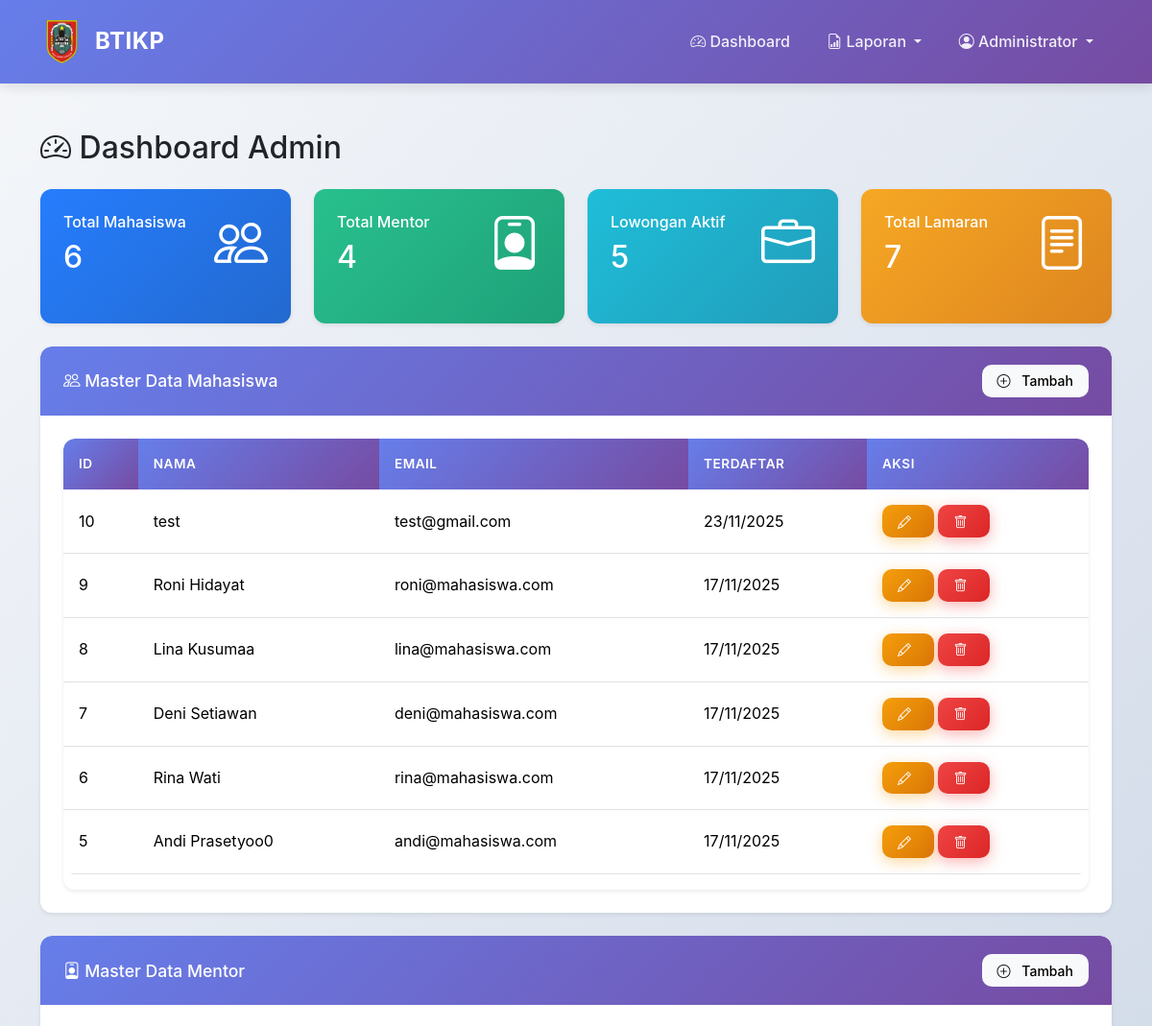
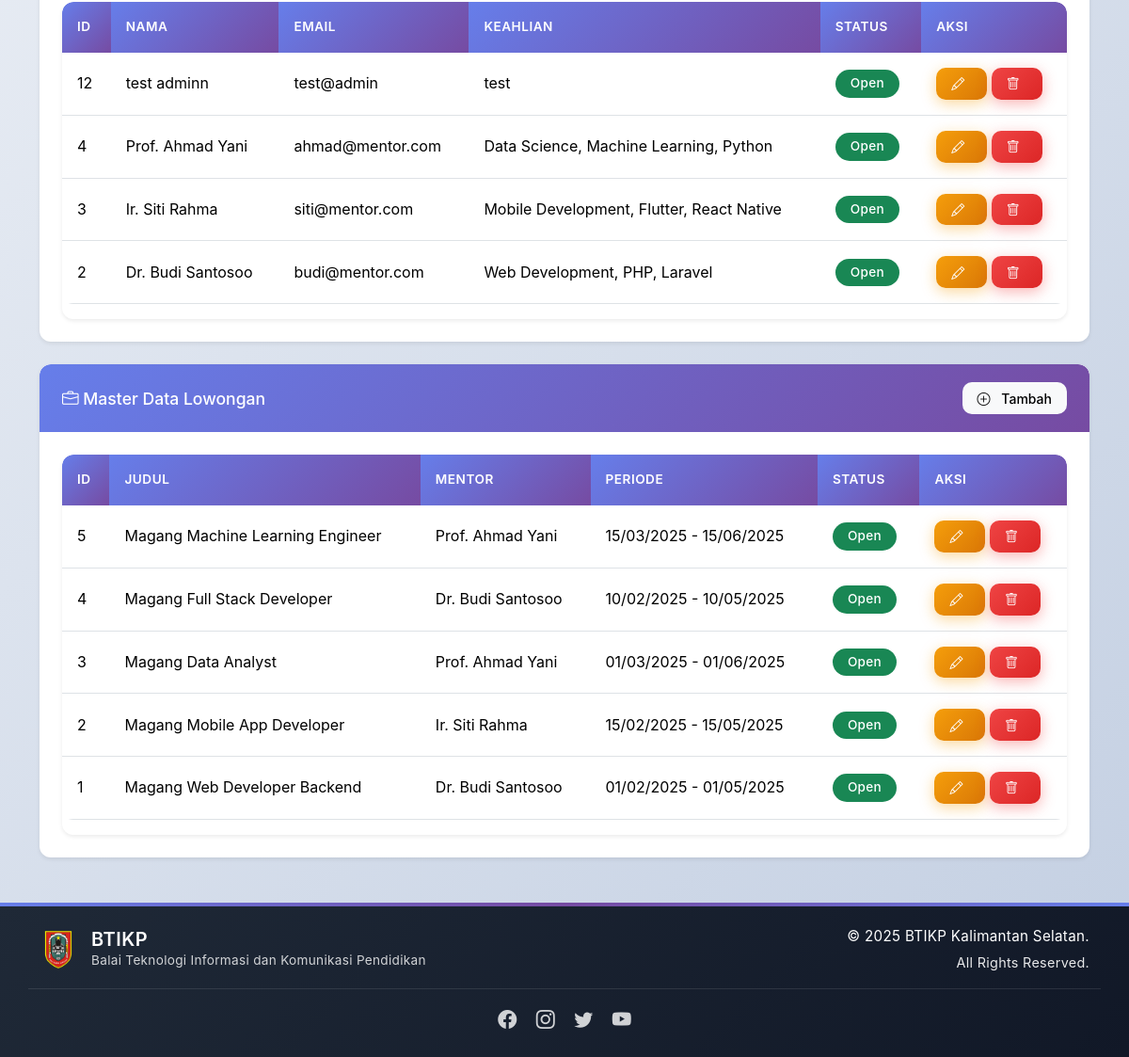
/pages/dashboard_admin.php (signed in), run on the app's committed database (2 pictures, top to bottom).
### tables this page shows
CREATE TABLE `users` (
  `id` int(11) NOT NULL,
  `nama` varchar(100) NOT NULL,
  `email` varchar(100) NOT NULL,
  `password` varchar(255) NOT NULL,
  `role` enum('mahasiswa','mentor','admin') NOT NULL,
  `created_at` datetime DEFAULT CURRENT_TIMESTAMP
);

CREATE TABLE `mentors` (
  `user_id` int(11) NOT NULL,
  `keahlian` varchar(255) NOT NULL,
  `bio` text,
  `status_open` tinyint(1) DEFAULT '1',
  `foto` varchar(255) DEFAULT NULL
);

CREATE TABLE `lowongan` (
  `id` int(11) NOT NULL,
  `judul` varchar(255) NOT NULL,
  `deskripsi` text,
  `mentor_id` int(11) NOT NULL,
  `tgl_mulai` date DEFAULT NULL,
  `tgl_selesai` date DEFAULT NULL,
  `status` enum('open','closed') DEFAULT 'open'
);

### pages/dashboard_admin.php (the view, shortened to what this page needs)
<?php
require_once '../config/database.php';
include '../includes/header.php';
$query_mahasiswa = "SELECT COUNT(*) as total FROM users WHERE role = 'mahasiswa'";
$total_mahasiswa = mysqli_fetch_assoc(mysqli_query($conn, $query_mahasiswa))['total'];
$query_mentor = "SELECT COUNT(*) as total FROM users WHERE role = 'mentor'";
$total_mentor = mysqli_fetch_assoc(mysqli_query($conn, $query_mentor))['total'];
$query_lowongan = "SELECT COUNT(*) as total FROM lowongan WHERE status = 'open'";
$total_lowongan = mysqli_fetch_assoc(mysqli_query($conn, $query_lowongan))['total'];
$query_lamaran = "SELECT COUNT(*) as total FROM lamaran";
$total_lamaran = mysqli_fetch_assoc(mysqli_query($conn, $query_lamaran))['total'];
$query_list_mahasiswa = "SELECT * FROM users WHERE role = 'mahasiswa' ORDER BY id DESC";
$result_mahasiswa = mysqli_query($conn, $query_list_mahasiswa);
$query_list_mentor = "SELECT u.*, m.keahlian, m.bio, m.status_open FROM users u JOIN mentors m ON u.id = m.user_id WHERE u.role = 'mentor' ORDER BY u.id DESC";
$result_mentor = mysqli_query($conn, $query_list_mentor);
$query_list_lowongan = "SELECT l.*, u.nama as nama_mentor FROM lowongan l JOIN users u ON l.mentor_id = u.id ORDER BY l.id DESC";
$result_lowongan = mysqli_query($conn, $query_list_lowongan);
?>
<div class="container my-5">
    <h2 class="mb-4">
        <i class="bi bi-speedometer2"></i> Dashboard Admin
    </h2>
    <div class="row g-4 mb-4">
        <div class="col-md-3">
            <div class="card bg-primary text-white h-100">
                <div class="card-body">
                    <div class="d-flex justify-content-between align-items-center">
                        <div>
                            <h6 class="card-title mb-0">Total Mahasiswa</h6>
                            <h2 class="mt-2 mb-0"><?= $total_mahasiswa ?></h2>
                        </div>
                        <i class="bi bi-people display-4"></i>
                    </div>
                </div>
            </div>
        </div>
        <div class="col-md-3">
            <div class="card bg-success text-white h-100">
                <div class="card-body">
                    <div class="d-flex justify-content-between align-items-center">
                        <div>
                            <h6 class="card-title mb-0">Total Mentor</h6>
                            <h2 class="mt-2 mb-0"><?= $total_mentor ?></h2>
                        </div>
                        <i class="bi bi-person-badge display-4"></i>
                    </div>
                </div>
            </div>
        </div>
        <div class="col-md-3">
            <div class="card bg-info text-white h-100">
                <div class="card-body">
                    <div class="d-flex justify-content-between align-items-center">
                        <div>
                            <h6 class="card-title mb-0">Lowongan Aktif</h6>
                            <h2 class="mt-2 mb-0"><?= $total_lowongan ?></h2>
                        </div>
                        <i class="bi bi-briefcase display-4"></i>
                    </div>
                </div>
            </div>
        </div>
        <div class="col-md-3">
            <div class="card bg-warning text-white h-100">
                <div class="card-body">
                    <div class="d-flex justify-content-between align-items-center">
                        <div>
                            <h6 class="card-title mb-0">Total Lamaran</h6>
                            <h2 class="mt-2 mb-0"><?= $total_lamaran ?></h2>
                        </div>
                        <i class="bi bi-file-text display-4"></i>
                    </div>
                </div>
            </div>
        </div>
    </div>
    <div class="card mb-4">
        <div class="card-header bg-primary text-white d-flex justify-content-between align-items-center">
            <h5 class="mb-0"><i class="bi bi-people"></i> Master Data Mahasiswa</h5>
            <button class="btn btn-light btn-sm" data-bs-toggle="modal" data-bs-target="#addMahasiswaModal">
                <i class="bi bi-plus-circle"></i> Tambah
            </button>
        </div>
        <div class="card-body">
            <div class="table-responsive">
                <table class="table table-hover">
                    <thead>
                        <tr>
                            <th>ID</th>
                            <th>Nama</th>
                            <th>Email</th>
                            <th>Terdaftar</th>
                            <th>Aksi</th>
                        </tr>
                    </thead>
                    <tbody>
                        <?php
                        mysqli_data_seek($result_mahasiswa, 0);
                        while ($row = mysqli_fetch_assoc($result_mahasiswa)):
                        ?>
                        <tr>
                            <td><?= $row['id'] ?></td>
                            <td><?= $row['nama'] ?></td>
                            <td><?= $row['email'] ?></td>
                            <td><?= date('d/m/Y', strtotime($row['created_at'])) ?></td>
                            <td>
                                <button class="btn btn-sm btn-warning" data-bs-toggle="modal" data-bs-target="#editMahasiswaModal<?= $row['id'] ?>">
                                    <i class="bi bi-pencil"></i>
                                </button>
                                <button class="btn btn-sm btn-danger" data-bs-toggle="modal" data-bs-target="#deleteMahasiswaModal<?= $row['id'] ?>">
                                    <i class="bi bi-trash"></i>
                                </button>
                            </td>
                        </tr>
                        <?php endwhile; ?>
                    </tbody>
                </table>
            </div>
        </div>
    </div>
    <div class="card mb-4">
        <div class="card-header bg-success text-white d-flex justify-content-between align-items-center">
            <h5 class="mb-0"><i class="bi bi-person-badge"></i> Master Data Mentor</h5>
            <button class="btn btn-light btn-sm" data-bs-toggle="modal" data-bs-target="#addMentorModal">
                <i class="bi bi-plus-circle"></i> Tambah
            </button>
        </div>
        <div class="card-body">
            <div class="table-responsive">
                <table class="table table-hover">
                    <thead>
                        <tr>
                            <th>ID</th>
                            <th>Nama</th>
                            <th>Email</th>
                            <th>Keahlian</th>
                            <th>Status</th>
                            <th>Aksi</th>
                        </tr>
                    </thead>
                    <tbody>
                        <?php
                        mysqli_data_seek($result_mentor, 0);
                        while ($row = mysqli_fetch_assoc($result_mentor)):
                        ?>
                        <tr>
                            <td><?= $row['id'] ?></td>
                            <td><?= $row['nama'] ?></td>
                            <td><?= $row['email'] ?></td>
                            <td><?= $row['keahlian'] ?></td>
                            <td>
                                <span class="badge bg-<?= $row['status_open'] ? 'success' : 'secondary' ?>">
                                    <?= $row['status_open'] ? 'Open' : 'Closed' ?>
                                </span>
                            </td>
                            <td>
                                <button class="btn btn-sm btn-warning" data-bs-toggle="modal" data-bs-target="#editMentorModal<?= $row['id'] ?>">
                                    <i class="bi bi-pencil"></i>
                                </button>
                                <button class="btn btn-sm btn-danger" data-bs-toggle="modal" data-bs-target="#deleteMentorModal<?= $row['id'] ?>">
                                    <i class="bi bi-trash"></i>
                                </button>
                            </td>
                        </tr>
                        <?php endwhile; ?>
                    </tbody>
                </table>
            </div>
        </div>
    </div>
    <div class="card mb-4">
        <div class="card-header bg-info text-white d-flex justify-content-between align-items-center">
            <h5 class="mb-0"><i class="bi bi-briefcase"></i> Master Data Lowongan</h5>
            <button class="btn btn-light btn-sm" data-bs-toggle="modal" data-bs-target="#addLowonganModal">
                <i class="bi bi-plus-circle"></i> Tambah
            </button>
        </div>
        <div class="card-body">
            <div class="table-responsive">
                <table class="table table-hover">
                    <thead>
                        <tr>
                            <th>ID</th>
                            <th>Judul</th>
                            <th>Mentor</th>
                            <th>Periode</th>
                            <th>Status</th>
                            <th>Aksi</th>
                        </tr>
                    </thead>
                    <tbody>
                        <?php
                        mysqli_data_seek($result_lowongan, 0);
                        while ($row = mysqli_fetch_assoc($result_lowongan)):
                        ?>
                        <tr>
                            <td><?= $row['id'] ?></td>
                            <td><?= $row['judul'] ?></td>
                            <td><?= $row['nama_mentor'] ?></td>
                            <td>
                                <?= date('d/m/Y', strtotime($row['tgl_mulai'])) ?> -
                                <?= date('d/m/Y', strtotime($row['tgl_selesai'])) ?>
                            </td>
                            <td>
                                <span class="badge bg-<?= $row['status'] == 'open' ? 'success' : 'secondary' ?>">
                                    <?= ucfirst($row['status']) ?>
                                </span>
                            </td>
                            <td>
                                <button class="btn btn-sm btn-warning" data-bs-toggle="modal" data-bs-target="#editLowonganModal<?= $row['id'] ?>">
                                    <i class="bi bi-pencil"></i>
                                </button>
                                <button class="btn btn-sm btn-danger" data-bs-toggle="modal" data-bs-target="#deleteLowonganModal<?= $row['id'] ?>">
                                    <i class="bi bi-trash"></i>
                                </button>
                            </td>
                        </tr>
                        <?php endwhile; ?>
                    </tbody>
                </table>
            </div>
        </div>
    </div>
</div>
<?php include '../includes/footer.php'; ?>

### assets/css/style.css (style rules this page uses)
:root { --primary-color: #0d6efd; --primary-dark: #0a58ca; --secondary-color: #6c757d; --success-color: #198754; --info-color: #0dcaf0; --warning-color: #ffc107; --danger-color: #dc3545; --light-bg: #f8f9fa; --dark-text: #212529; --shadow-sm: 0 2px 4px rgba(0,0,0,0.08); --shadow-md: 0 4px 12px rgba(0,0,0,0.1); --shadow-lg: 0 8px 24px rgba(0,0,0,0.12); --border-radius: 12px; --transition: all 0.3s cubic-bezier(0.4, 0, 0.2, 1); }
* { margin: 0; padding: 0; box-sizing: border-box; }
body { font-family: 'Inter', -apple-system, BlinkMacSystemFont, 'Segoe UI', Roboto, 'Helvetica Neue', Arial, sans-serif; line-height: 1.6; color: var(--dark-text); background: linear-gradient(135deg, #f5f7fa 0%, #c3cfe2 100%); min-height: 100vh; overflow-x: hidden; }
html { scroll-behavior: smooth; }
.card { border: none; border-radius: var(--border-radius); box-shadow: var(--shadow-sm); transition: var(--transition); overflow: hidden; background: white; margin-bottom: 1.5rem; }
.card-header { border: none; border-radius: var(--border-radius) var(--border-radius) 0 0 !important; font-weight: 600; padding: 1.2rem 1.5rem; background: linear-gradient(135deg, #667eea 0%, #764ba2 100%); color: white; }
.card-header h5 { margin: 0; font-size: 1.1rem; }
.card-body { padding: 1.5rem; }
.card.bg-primary, .card.bg-success, .card.bg-info, .card.bg-warning { background: linear-gradient(135deg, var(--primary-color) 0%, var(--primary-dark) 100%) !important; border: none; position: relative; overflow: hidden; color: white; }
.card.bg-success { background: linear-gradient(135deg, #10b981 0%, #059669 100%) !important; }
.card.bg-info { background: linear-gradient(135deg, #06b6d4 0%, #0891b2 100%) !important; }
.card.bg-warning { background: linear-gradient(135deg, #f59e0b 0%, #d97706 100%) !important; }
.card.bg-primary::before, .card.bg-success::before, .card.bg-info::before, .card.bg-warning::before { content: ''; position: absolute; top: -50%; right: -50%; width: 200%; height: 200%; background: rgba(255, 255, 255, 0.1); transform: rotate(45deg); transition: var(--transition); }
.btn { border-radius: 10px; padding: 0.6rem 1.5rem; font-weight: 500; transition: var(--transition); border: none; position: relative; overflow: hidden; z-index: 1; }
.btn::before { content: ''; position: absolute; top: 50%; left: 50%; width: 0; height: 0; border-radius: 50%; background: rgba(255, 255, 255, 0.3); transform: translate(-50%, -50%); transition: width 0.6s, height 0.6s; z-index: -1; }
.btn-warning { background: linear-gradient(135deg, #f59e0b 0%, #d97706 100%); box-shadow: 0 4px 15px rgba(245, 158, 11, 0.4); color: white; }
.btn-danger { background: linear-gradient(135deg, #ef4444 0%, #dc2626 100%); box-shadow: 0 4px 15px rgba(239, 68, 68, 0.4); }
.btn-sm { padding: 0.4rem 1rem; font-size: 0.875rem; }
.badge { padding: 0.5rem 1rem; border-radius: 20px; font-weight: 500; font-size: 0.85rem; letter-spacing: 0.3px; }
.table { border-radius: var(--border-radius); overflow: hidden; }
.table thead th { background: linear-gradient(135deg, #667eea 0%, #764ba2 100%); color: white; border: none; font-weight: 600; padding: 1rem; text-transform: uppercase; font-size: 0.85rem; letter-spacing: 0.5px; }
.table tbody tr { transition: var(--transition); }
.table tbody td { padding: 1rem; vertical-align: middle; }
.table-responsive { border-radius: var(--border-radius); box-shadow: var(--shadow-sm); }
.container { animation: fadeIn 0.6s ease; }
.bi { transition: var(--transition); }
.card-title .bi, .btn .bi { margin-right: 0.5rem; }
.table-hover tbody tr { cursor: pointer; }

### data on the page
users: id "10", nama "test", email "test@gmail.com", created_at "23/11/2025"
users: id "9", nama "Roni Hidayat", email "roni@mahasiswa.com", created_at "17/11/2025"
users: id "8", nama "Lina Kusumaa", email "lina@mahasiswa.com", created_at "17/11/2025"
users: id "7", nama "Deni Setiawan", email "deni@mahasiswa.com", created_at "17/11/2025"
users: id "6", nama "Rina Wati", email "rina@mahasiswa.com", created_at "17/11/2025"
users: id "5", nama "Andi Prasetyoo0", email "andi@mahasiswa.com", created_at "17/11/2025"
mentors: user_id "12", user_id.nama "test adminn", user_id.email "test@admin", keahlian "test", status_open "Open"
mentors: user_id "4", user_id.nama "Prof. Ahmad Yani", user_id.email "ahmad@mentor.com", keahlian "Data Science, Machine Learning, Python", status_open "Open"
mentors: user_id "3", user_id.nama "Ir. Siti Rahma", user_id.email "siti@mentor.com", keahlian "Mobile Development, Flutter, React Native", status_open "Open"
mentors: user_id "2", user_id.nama "Dr. Budi Santosoo", user_id.email "budi@mentor.com", keahlian "Web Development, PHP, Laravel", status_open "Open"
lowongan: id "5", judul "Magang Machine Learning Engineer", users.nama "Prof. Ahmad Yani", tgl_mulai "15/03/2025", tgl_selesai "15/06/2025", status "Open"
lowongan: id "4", judul "Magang Full Stack Developer", users.nama "Dr. Budi Santosoo", tgl_mulai "10/02/2025", tgl_selesai "10/05/2025", status "Open"
lowongan: id "3", judul "Magang Data Analyst", users.nama "Prof. Ahmad Yani", tgl_mulai "01/03/2025", tgl_selesai "01/06/2025", status "Open"
lowongan: id "2", judul "Magang Mobile App Developer", users.nama "Ir. Siti Rahma", tgl_mulai "15/02/2025", tgl_selesai "15/05/2025", status "Open"
lowongan: id "1", judul "Magang Web Developer Backend", users.nama "Dr. Budi Santosoo", tgl_mulai "01/02/2025", tgl_selesai "01/05/2025", status "Open"

### other printed values
$_SESSION['nama'] "Administrator"
$total_mahasiswa "6"
$total_mentor "4"
$total_lowongan "5"
$total_lamaran "7"
